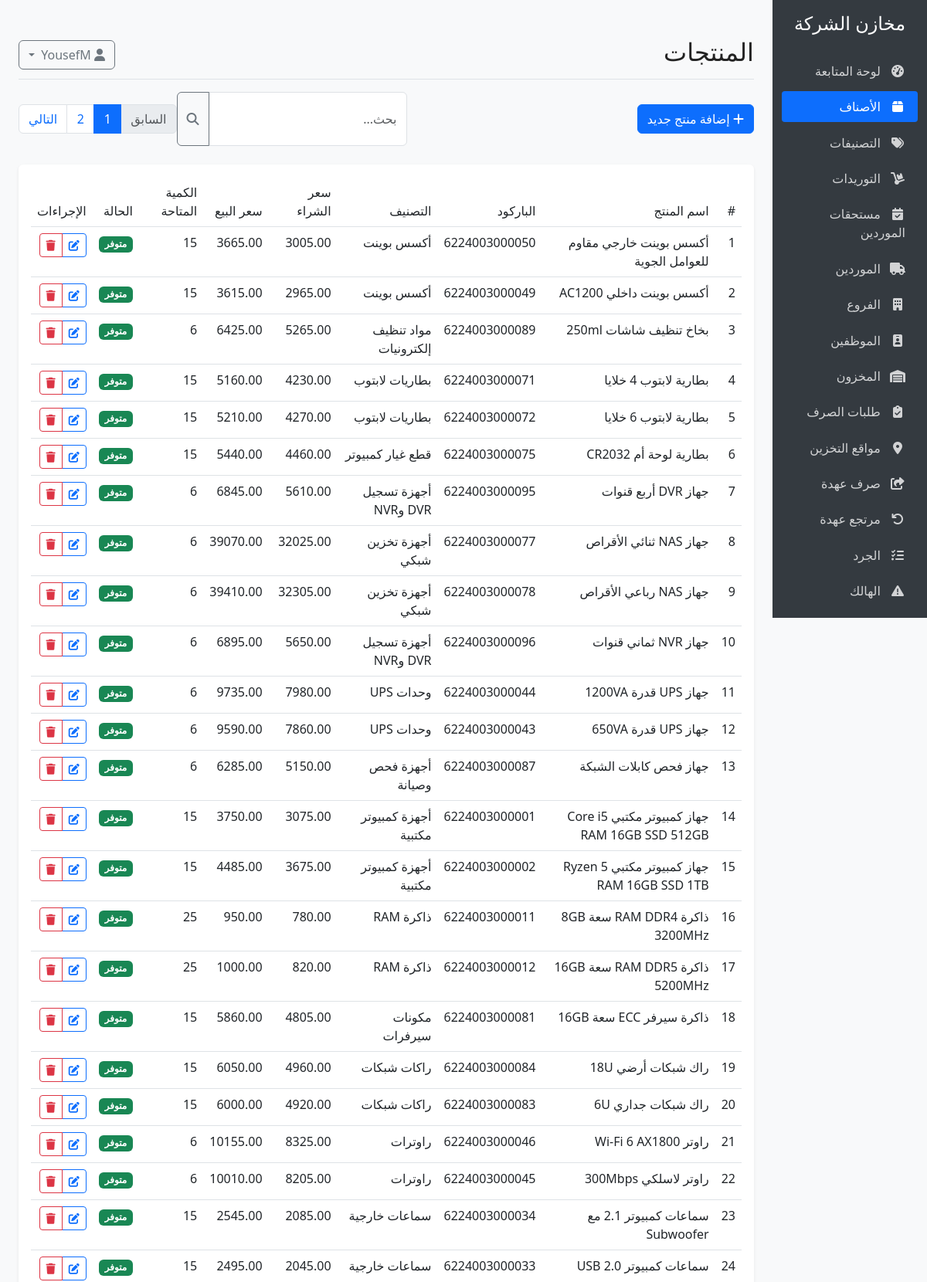
/products (signed in, upper part), run on the app's committed database.
### models.py (models this page shows, shortened)
class User(db.Model, UserMixin):
    __tablename__ = 'users'
    id = db.Column(db.Integer, primary_key=True)
    username = db.Column(db.String(64), unique=True, nullable=False)
    email = db.Column(db.String(120), unique=True, nullable=False)
    password_hash = db.Column(db.String(128), nullable=False)
    full_name = db.Column(db.String(100), nullable=True)
    role = db.Column(db.String(30), default='user')
    is_active = db.Column(db.Boolean, default=True)
    created_at = db.Column(db.DateTime, default=datetime.utcnow)

class Product(db.Model):
    __tablename__ = 'products'
    id = db.Column(db.Integer, primary_key=True)
    name = db.Column(db.String(100), nullable=False)
    description = db.Column(db.Text, nullable=True)
    barcode = db.Column(db.String(50), unique=True, nullable=True)
    sku = db.Column(db.String(50), unique=True, nullable=True)
    purchase_price = db.Column(db.Float, nullable=False, default=0)
    sale_price = db.Column(db.Float, nullable=False, default=0)
    min_quantity = db.Column(db.Integer, default=0)
    category_id = db.Column(db.Integer, db.ForeignKey('categories.id'), nullable=True)
    created_at = db.Column(db.DateTime, default=datetime.utcnow)
    updated_at = db.Column(db.DateTime, default=datetime.utcnow, onupdate=datetime.utcnow)
    inventory = db.relationship('Inventory', backref='product', uselist=False, lazy=True)
    purchase_items = db.relationship('PurchaseItem', backref='product', lazy=True)
    sale_items = db.relationship('SaleItem', backref='product', lazy=True)

class Category(db.Model):
    __tablename__ = 'categories'
    id = db.Column(db.Integer, primary_key=True)
    name = db.Column(db.String(100), nullable=False)
    description = db.Column(db.Text, nullable=True)
    notes = db.Column(db.Text, nullable=True)
    products = db.relationship('Product', backref='category', lazy=True)

class Inventory(db.Model):
    __tablename__ = 'inventory'
    id = db.Column(db.Integer, primary_key=True)
    product_id = db.Column(db.Integer, db.ForeignKey('products.id'), nullable=False, unique=True)
    quantity = db.Column(db.Integer, nullable=False, default=0)
    last_updated = db.Column(db.DateTime, default=datetime.utcnow, onupdate=datetime.utcnow)

### app.py (the view)
@app.route('/products')
@login_required
def products():
    products_page = Product.query.options(joinedload(Product.category), joinedload(Product.inventory)).order_by(Product.name).paginate(
        page=request.args.get('page', 1, type=int),
        per_page=50,
        error_out=False
    )
    return render_template('products/index.html', products=products_page.items, products_page=products_page)

### app.py (called while the page is built)
@login_manager.user_loader
def load_user(user_id):
    user = User.query.get(int(user_id))
    if user and not user.is_active:
        return None
    return user

@app.before_request
def hide_retail_pages_in_company_mode():
    path = request.path.rstrip('/') or '/'
    if path.startswith('/static') or not current_user.is_authenticated:
        return None
    if any(path == prefix or path.startswith(f'{prefix}/') for prefix in RETAIL_ONLY_PREFIXES):
        flash('تم إخفاء صفحات البيع والعملاء والكاشير لأن النظام مضبوط كمخزن شركة داخلي.', 'warning')
        return redirect(url_for('index'))
    if path in RETAIL_ONLY_REPORT_PATHS:
        flash('هذا التقرير خاص بالبيع التجاري وغير مستخدم في نظام مخازن الشركة.', 'warning')
        return redirect(url_for('reports'))
    return None

@app.context_processor
def inject_settings():
    from models import Setting
    settings = {s.key: s.value for s in Setting.query.all()}
    def page_url(page):
        args = request.args.to_dict(flat=True)
        args['page'] = page
        return url_for(request.endpoint, **(request.view_args or {}), **args)
    return dict(settings=settings, page_url=page_url)

### templates/products/index.html (shortened to what this page needs)
{% extends "base.html" %}
{% block header %}المنتجات{% endblock %}
{% block content %}
<div class="d-flex justify-content-between align-items-center mb-4">
    <div>
        {% if current_user.role in ['admin', 'warehouse_manager'] %}
        <a href="{{ url_for('add_product') }}" class="btn btn-primary">
            <i class="fas fa-plus"></i> إضافة منتج جديد
        </a>
        {% endif %}
    </div>
    <div class="d-flex">
        <div class="input-group">
            <input type="text" id="searchInput" class="form-control" placeholder="بحث...">
            <button class="btn btn-outline-secondary" type="button">
                <i class="fas fa-search"></i>
            </button>
        </div>
        {% if products_page is defined %}
        {% set page_obj = products_page %}
        {% include "partials/pagination.html" %}
        {% endif %}
    </div>
</div>
<div class="card">
    <div class="card-body">
        <div class="table-responsive">
            <table class="table table-hover" id="productsTable">
                <thead>
                    <tr>
                        <th>#</th>
                        <th>اسم المنتج</th>
                        <th>الباركود</th>
                        <th>التصنيف</th>
                        <th>سعر الشراء</th>
                        <th>سعر البيع</th>
                        <th>الكمية المتاحة</th>
                        <th>الحالة</th>
                        <th>الإجراءات</th>
                    </tr>
                </thead>
                <tbody>
                    {% for product in products %}
                    <tr>
                        <td>{{ loop.index }}</td>
                        <td>{{ product.name }}</td>
                        <td>{{ product.barcode or '-' }}</td>
                        <td>{{ product.category.name if product.category else 'بدون تصنيف' }}</td>
                        {% if current_user.role in ['admin', 'warehouse_manager'] %}
                        <td>{{ "%.2f"|format(product.purchase_price) }}</td>
                        {% else %}
                        <td>-</td>
                        {% endif %}
                        <td>{{ "%.2f"|format(product.sale_price) }}</td>
                        <td>{{ product.inventory.quantity if product.inventory else 0 }}</td>
                        <td>
                            {% if product.inventory and product.inventory.quantity <= 0 %}
                            <span class="badge bg-danger">نفذت الكمية</span>
                            {% elif product.inventory and product.inventory.quantity <= product.min_quantity %}
                            <span class="badge bg-warning">منخفضة</span>
                            {% else %}
                            <span class="badge bg-success">متوفر</span>
                            {% endif %}
                        </td>
                        <td>
                            {% if current_user.role in ['admin', 'warehouse_manager'] %}
                            <div class="btn-group">
                                <a href="{{ url_for('edit_product', id=product.id) }}" class="btn btn-sm btn-outline-primary">
                                    <i class="fas fa-edit"></i>
                                </a>
                                <button type="button" class="btn btn-sm btn-outline-danger" data-bs-toggle="modal" data-bs-target="#deleteModal{{ product.id }}">
                                    <i class="fas fa-trash"></i>
                                </button>
                            </div>
                            {% endif %}
                        </td>
                    </tr>
                    {% else %}
                    <tr>
                        <td colspan="9" class="text-center">لا توجد منتجات</td>
                    </tr>
                    {% endfor %}
                </tbody>
            </table>
        </div>
    </div>
</div>
{% endblock %}

### templates/base.html (shortened to what this page needs)
<!DOCTYPE html>
<html lang="ar" dir="rtl">
<head>
    <link rel="stylesheet" href="https://cdn.jsdelivr.net/npm/bootstrap@5.3.0/dist/css/bootstrap.rtl.min.css">
    <link rel="stylesheet" href="https://cdnjs.cloudflare.com/ajax/libs/font-awesome/6.4.0/css/all.min.css">
    <link id="theme-style" rel="stylesheet" href="{{ url_for('static', filename='css/' + (settings.get('theme', 'light') if settings else 'light') + '.css') }}">
</head>
<body>
    <div class="container-fluid">
        <div class="row">
            <div class="col-md-3 col-lg-2 d-md-block sidebar collapse">
                <div class="position-sticky pt-3">
                    <div class="text-center mb-4">
                        <h4>{{ settings['store_name'] if settings and settings.get('store_name') else 'مخازن الشركة' }}</h4>
                    </div>
                    <ul class="nav flex-column">
                        <li class="nav-item">
                            <a class="nav-link {% if request.path == url_for('index') %}active{% endif %}" href="{{ url_for('index') }}">
                                <i class="fas fa-tachometer-alt"></i> لوحة المتابعة
                            </a>
                        </li>
                        <li class="nav-item">
                            <a class="nav-link {% if request.path.startswith(url_for('products')) %}active{% endif %}" href="{{ url_for('products') }}">
                                <i class="fas fa-box"></i> الأصناف
                            </a>
                        </li>
                        <li class="nav-item">
                            <a class="nav-link {% if request.path.startswith(url_for('categories')) %}active{% endif %}" href="{{ url_for('categories') }}">
                                <i class="fas fa-tags"></i> التصنيفات
                            </a>
                        </li>
                        <li class="nav-item">
                            {% set purchases_path = url_for('purchases') %}
                            {% set purchases_due_path = url_for('purchases_due') %}
                            <a class="nav-link {% if request.path.startswith(purchases_path) and not request.path.startswith(purchases_due_path) %}active{% endif %}" href="{{ purchases_path }}">
                                <i class="fas fa-dolly"></i> التوريدات
                            </a>
                        </li>
                        {% if current_user.role in ['admin', 'warehouse_manager'] %}
                        <li class="nav-item">
                            <a class="nav-link {% if request.path.startswith(url_for('purchases_due')) %}active{% endif %}" href="{{ url_for('purchases_due') }}">
                                <i class="fas fa-calendar-check"></i> مستحقات الموردين
                            </a>
                        </li>
                        {% endif %}
                        <li class="nav-item">
                            <a class="nav-link {% if request.path.startswith(url_for('suppliers')) %}active{% endif %}" href="{{ url_for('suppliers') }}">
                                <i class="fas fa-truck"></i> الموردين
                            </a>
                        </li>
                        {% if current_user.role in ['admin', 'warehouse_manager'] %}
                        <li class="nav-item">
                            <a class="nav-link {% if request.path.startswith(url_for('branches')) %}active{% endif %}" href="{{ url_for('branches') }}">
                                <i class="fas fa-building"></i> الفروع
                            </a>
                        </li>
                        <li class="nav-item">
                            <a class="nav-link {% if request.path.startswith(url_for('employees')) %}active{% endif %}" href="{{ url_for('employees') }}">
                                <i class="fas fa-id-badge"></i> الموظفين
                            </a>
                        </li>
                        {% endif %}
                        <li class="nav-item">
                            <a class="nav-link " href="{{ url_for('inventory') }}">
                                <i class="fas fa-warehouse"></i> المخزون
                            </a>
                        </li>
                        <li class="nav-item">
                            <a class="nav-link {% if request.path.startswith('/inventory/issue-requests') %}active{% endif %}" href="/inventory/issue-requests">
                                <i class="fas fa-clipboard-check"></i> طلبات الصرف
                            </a>
                        </li>
                        {% if current_user.role in ['admin', 'warehouse_manager'] %}
                        <li class="nav-item">
                            <a class="nav-link {% if request.path.startswith('/storage-locations') %}active{% endif %}" href="/storage-locations">
                                <i class="fas fa-map-marker-alt"></i> مواقع التخزين
                            </a>
                        </li>
                        <li class="nav-item">
                            <a class="nav-link {% if request.path.startswith(url_for('stock_issue')) %}active{% endif %}" href="{{ url_for('stock_issue') }}">
                                <i class="fas fa-share-square"></i> صرف عهدة
                            </a>
                        </li>
                        <li class="nav-item">
                            <a class="nav-link {% if request.path.startswith('/inventory/returns') %}active{% endif %}" href="/inventory/returns">
                                <i class="fas fa-undo"></i> مرتجع عهدة
                            </a>
                        </li>
                        <li class="nav-item">
                            <a class="nav-link {% if request.path.startswith('/inventory/stocktakes') %}active{% endif %}" href="/inventory/stocktakes">
                                <i class="fas fa-tasks"></i> الجرد
                            </a>
                        </li>
                        <li class="nav-item">
                            <a class="nav-link {% if request.path.startswith(url_for('damage_record')) %}active{% endif %}" href="{{ url_for('damage_record') }}">
                                <i class="fas fa-exclamation-triangle"></i> الهالك
                            </a>
                        </li>
                        {% endif %}
                        <li class="nav-item">
                            <a class="nav-link {% if request.path.startswith(url_for('reports')) %}active{% endif %}" href="{{ url_for('reports') }}">
                            </a>
                        </li>
                    </ul>
                </div>
            </div>
            <main class="col-md-9 ms-sm-auto col-lg-10 px-md-4 main-content">
                <div class="d-flex justify-content-between flex-wrap flex-md-nowrap align-items-center pt-3 pb-2 mb-3 border-bottom">
                    <h1 class="h2">{% block header %}{% endblock %}</h1>
                    <div class="btn-toolbar mb-2 mb-md-0">
                        <div class="dropdown">
                            <button class="btn btn-outline-secondary dropdown-toggle" type="button" id="userDropdown" data-bs-toggle="dropdown" aria-expanded="false">
                                <i class="fas fa-user"></i>
                                {{ current_user.username }}
                            </button>
                        </div>
                    </div>
                </div>
                {% block content %}{% endblock %}
            </main>
        </div>
    </div>
</body>
</html>

### static/css/light.css (style rules this page uses)
body { background: #fff; color: #222; }
.card, .table { background: #fff; color: #222; }
.navbar, .sidebar { background: #f8f9fa; color: #222; }

### templates/base.html (style rules this page uses)
body { font-family: 'Segoe UI', Tahoma, Geneva, Verdana, sans-serif; background-color: #f8f9fa; }
.sidebar { height: 100vh; position: sticky; top: 0; overflow-y: auto; overflow-x: hidden; background-color: #343a40; color: #fff; }
.sidebar .nav-link { color: rgba(255, 255, 255, 0.78); padding: 0.5rem 1rem; margin: 0.2rem 0; border-radius: 0.25rem; }
.sidebar .nav-link.active { color: #fff; background-color: #0d6efd; }
.sidebar .nav-link i { margin-left: 0.5rem; width: 1.25rem; text-align: center; }
.main-content { padding: 2rem; }
.card { margin-bottom: 1.5rem; border: none; box-shadow: 0 0.125rem 0.25rem rgba(0, 0, 0, 0.075); }
.table th { font-weight: 500; }

### data on the page
User: username "YousefM"
Product: name "أكسس بوينت خارجي مقاوم للعوامل الجوية", barcode "6224003000050", category "أكسس بوينت", purchase_price "3005.00", sale_price "3665.00", inventory "15", min_quantity "متوفر"
Product: name "أكسس بوينت داخلي AC1200", barcode "6224003000049", category "أكسس بوينت", purchase_price "2965.00", sale_price "3615.00", inventory "15", min_quantity "متوفر"
Product: name "بخاخ تنظيف شاشات 250ml", barcode "6224003000089", category "مواد تنظيف إلكترونيات", purchase_price "5265.00", sale_price "6425.00", inventory "6", min_quantity "متوفر"
Product: name "بطارية لابتوب 4 خلايا", barcode "6224003000071", category "بطاريات لابتوب", purchase_price "4230.00", sale_price "5160.00", inventory "15", min_quantity "متوفر"
Product: name "بطارية لابتوب 6 خلايا", barcode "6224003000072", category "بطاريات لابتوب", purchase_price "4270.00", sale_price "5210.00", inventory "15", min_quantity "متوفر"
Product: name "بطارية لوحة أم CR2032", barcode "6224003000075", category "قطع غيار كمبيوتر", purchase_price "4460.00", sale_price "5440.00", inventory "15", min_quantity "متوفر"
Product: name "جهاز DVR أربع قنوات", barcode "6224003000095", category "أجهزة تسجيل DVR وNVR", purchase_price "5610.00", sale_price "6845.00", inventory "6", min_quantity "متوفر"
Product: name "جهاز NAS ثنائي الأقراص", barcode "6224003000077", category "أجهزة تخزين شبكي", purchase_price "32025.00", sale_price "39070.00", inventory "6", min_quantity "متوفر"
Product: name "جهاز NAS رباعي الأقراص", barcode "6224003000078", category "أجهزة تخزين شبكي", purchase_price "32305.00", sale_price "39410.00", inventory "6", min_quantity "متوفر"
Product: name "جهاز NVR ثماني قنوات", barcode "6224003000096", category "أجهزة تسجيل DVR وNVR", purchase_price "5650.00", sale_price "6895.00", inventory "6", min_quantity "متوفر"
Product: name "جهاز UPS قدرة 1200VA", barcode "6224003000044", category "وحدات UPS", purchase_price "7980.00", sale_price "9735.00", inventory "6", min_quantity "متوفر"
Product: name "جهاز UPS قدرة 650VA", barcode "6224003000043", category "وحدات UPS", purchase_price "7860.00", sale_price "9590.00", inventory "6", min_quantity "متوفر"
Product: name "جهاز فحص كابلات الشبكة", barcode "6224003000087", category "أجهزة فحص وصيانة", purchase_price "5150.00", sale_price "6285.00", inventory "6", min_quantity "متوفر"
Product: name "جهاز كمبيوتر مكتبي Core i5 RAM 16GB SSD 512GB", barcode "6224003000001", category "أجهزة كمبيوتر مكتبية", purchase_price "3075.00", sale_price "3750.00", inventory "15", min_quantity "متوفر"
Product: name "جهاز كمبيوتر مكتبي Ryzen 5 RAM 16GB SSD 1TB", barcode "6224003000002", category "أجهزة كمبيوتر مكتبية", purchase_price "3675.00", sale_price "4485.00", inventory "15", min_quantity "متوفر"
Product: name "ذاكرة RAM DDR4 سعة 8GB 3200MHz", barcode "6224003000011", category "ذاكرة RAM", purchase_price "780.00", sale_price "950.00", inventory "25", min_quantity "متوفر"
Product: name "ذاكرة RAM DDR5 سعة 16GB 5200MHz", barcode "6224003000012", category "ذاكرة RAM", purchase_price "820.00", sale_price "1000.00", inventory "25", min_quantity "متوفر"
Product: name "ذاكرة سيرفر ECC سعة 16GB", barcode "6224003000081", category "مكونات سيرفرات", purchase_price "4805.00", sale_price "5860.00", inventory "15", min_quantity "متوفر"
Product: name "راك شبكات أرضي 18U", barcode "6224003000084", category "راكات شبكات", purchase_price "4960.00", sale_price "6050.00", inventory "15", min_quantity "متوفر"
Product: name "راك شبكات جداري 6U", barcode "6224003000083", category "راكات شبكات", purchase_price "4920.00", sale_price "6000.00", inventory "15", min_quantity "متوفر"
Product: name "راوتر Wi-Fi 6 AX1800", barcode "6224003000046", category "راوترات", purchase_price "8325.00", sale_price "10155.00", inventory "6", min_quantity "متوفر"
Product: name "راوتر لاسلكي 300Mbps", barcode "6224003000045", category "راوترات", purchase_price "8205.00", sale_price "10010.00", inventory "6", min_quantity "متوفر"
Product: name "سماعات كمبيوتر 2.1 مع Subwoofer", barcode "6224003000034", category "سماعات خارجية", purchase_price "2085.00", sale_price "2545.00", inventory "15", min_quantity "متوفر"
Product: name "سماعات كمبيوتر USB 2.0", barcode "6224003000033", category "سماعات خارجية", purchase_price "2045.00", sale_price "2495.00", inventory "15", min_quantity "متوفر"

### other printed values
{{ page }} "1" "2"
